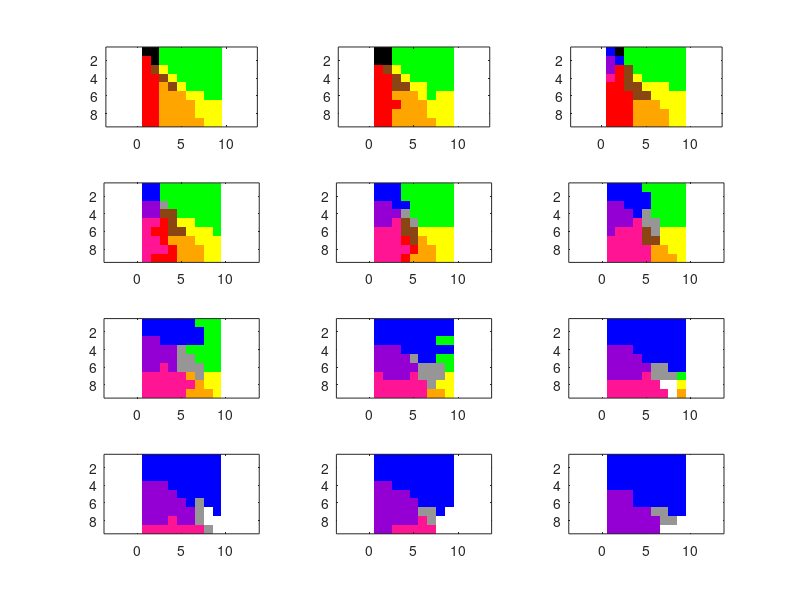
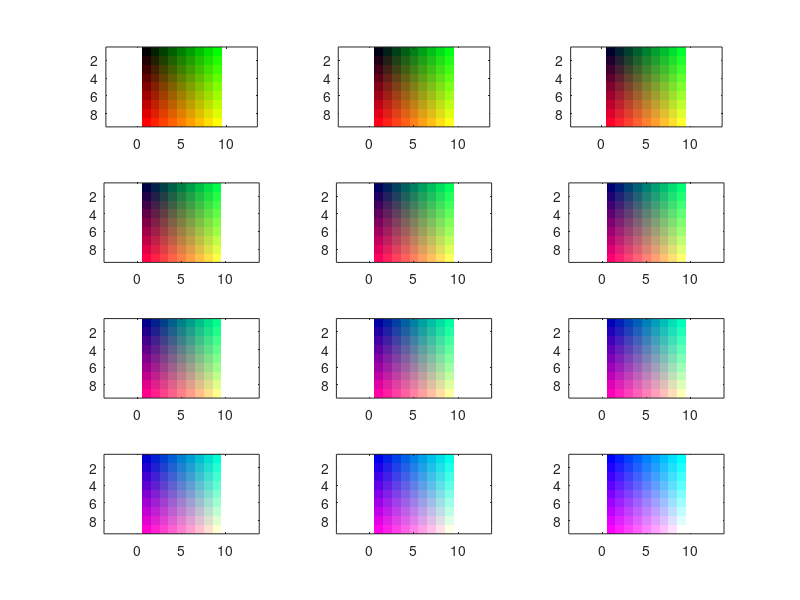

The MATLAB source for these figures, in order: (Note: this script raises an error after producing the figures.)

% this script takes the output from LabelRGBIndices and lets you explore
% the labels to get a qualitative sense that things went ok.
% function [labeledRGB colornames] = LabelRGBIndices(matrixSize,
% colornames, subjectname)

% [lRGB colornames] = LabelRGBIndices([8,8,11])
% did this.  now can load the labeled matrix

load lRGBnathan.mat

% labeld matrix is called labeldRGB and is 9x9x12

% now need a script that plots the colors and my choices so I can check how
% it went

% here are our original color indices
matrixSize = [8 8 11];

% red
r = [0:256/matrixSize(1):256];
% green
g = [0:256/matrixSize(2):256];
% blue
b = [0:256/matrixSize(3):256];


% so for each blue level want to show on one side the original rgb color
% and then on the other the matched choice.

% here are some good examples for each color

% need a series of rects for our match buttons
black = [0 0 0];
white = [255 255 255];
red = [255 0 0];
green = [0 255 0];
yellow = [255 255 0];
blue = [0 0 255];
brown = [139 69 19];
purple = [148 0 211];
pink = [255 20 147];
orange = [255 165 0];
gray = [150 150 150];

% should stack these into a single matrix but for reading clarity will
% leave separate even though code is longer
%     so we will have 11 color choices
%     0 = black
%     1 = white
%     2 = red
%     3 = green
%     4 = yellow
%     5 = blue
%     6 = brown
%     7 = purple
%     8 = pink
%     9 = orange
%    10 = grey


%  so step through our labeled matrix and then make an rgb image for each
%  slice

% actually let's combine to make the indexing easier
colors = [black;white;red;green;yellow;blue;brown;purple;pink;orange;gray]/255;

lRGB=labeledRGB+1;
figure('Name','labeled space','Color',[1 1 1]);
% make a series of blue slices
for i=1:size(labeledRGB,3)
    
    set(gcf,'colormap',colors);
    subplot(4,3,i);
    axis equal
    image(lRGB(:,:,i));
    axis equal
    axis tight
    
end

% ok now lets generate the actual rgb colors

% red
r = [0:256/8:256]';
% green
g = [0:256/8:256];
% blue
b = [0:256/11:256];

% make the red and green matrices which are orthogonal
re=repmat(r,1,length(g))/256;
gr=re'
bl=ones(size(re))/256;

figure('Name','RGB space','Color',[1 1 1]);
for i=1:length(b)
    subplot(4,3,i);
    slice = cat(3, re, gr, (b(i))*bl);
    imagesc(slice);
    axis equal;
    axis tight;
end




% can compare and see that things look pretty good.
% so what do we want to do with this?
% we would like to take a list of rgb values from say 1-26 for the alphabet
% interpolate to our rgb locations and then return 26 color names.   seems
% simple

% looks like we can use dsearchn.  which I should figure out how that works

% first we have to produce all possible rgb values in our matrix
rgbgrid = [];
% dumb but effective
for i=1:length(r)
    for j=1:length(g)
        for k=1:length(b)
            rgbgrid = [rgbgrid; r(i) g(j) b(k)];
        end
    end
end


% so make a bunch of subplots with random colors and the color label to get
% a sense for how many errors there are.  since we are downsampling there
% will be errors!
figure('Name','Color to label test', 'Color',[1 1 1]);
% number of colors to generate
numtests = 100;
% get subplot size
[m n] = subplotsize(numtests);


for i=1:numtests
        % easy.  so let's say we have a point
    p=255*rand(1,3);
%     rgb shown is indexed 0-1 so to get the color
    c=p/255;
    
 
    subplot(m,n,i);

    imagesc(reshape(c,1,1,3));
    
    axis off;
    % this gives us the row in our colorlist
    newp = dsearchn(rgbgrid,p);
    
    % this gives us the entries in the row
    intrgb = rgbgrid(newp,:);
    
    % this gives us the location in the labeled rgb cube
    
    labelloc = [find(r==intrgb(1)) find(g==intrgb(2)) find(b==intrgb(3))];
    
    % and now the color that goes with that location
    
    colornames = {'black', 'white', 'red', 'green','yellow','blue', 'brown',...
        'purple', 'pink', 'orange', 'gray'};
    
    % since I was not planning ahead, my label numberings go from 0-10 instead
    % of 1-11 which means I have to add 1 to pick the right number out of the
    % list
    title(colornames(labeledRGB(labelloc(1),labelloc(2),labelloc(3))+1));
end








